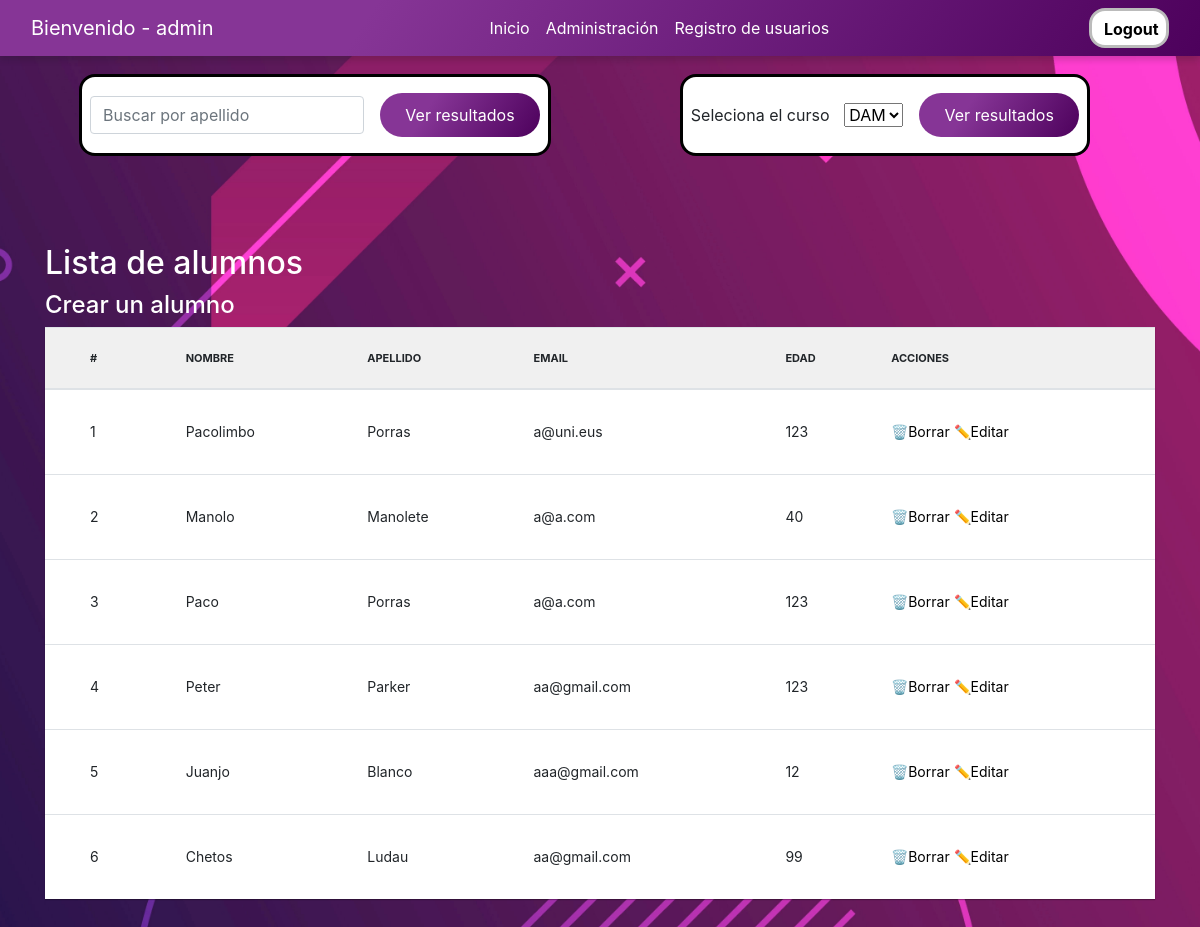
Screenshot of /Templates/administrazioa.php (signed in) with the database file from the repository.
### tables this page shows
CREATE TABLE `alumnos` (
  `id` int(11) UNSIGNED NOT NULL,
  `nombre` varchar(30) NOT NULL,
  `apellido` varchar(30) NOT NULL,
  `email` varchar(50) NOT NULL,
  `edad` int(3) DEFAULT NULL,
  `created_at` timestamp NOT NULL DEFAULT current_timestamp(),
  `updated_at` timestamp NOT NULL DEFAULT current_timestamp(),
  `id_curso` int(11) DEFAULT NULL
);

### Model/funciones.php (called while the page is built)
<?php
function escapar($html) {
  return htmlspecialchars($html, ENT_QUOTES | ENT_SUBSTITUTE, "UTF-8");
}
?>

### Templates/administrazioa.php (the view, shortened to what this page needs)
<?php
include '../Model/funciones.php';
$error = false;
$config = include '../Model/config.php';
try {
  $dsn = 'mysql:host=' . $config['db']['host'] . ';dbname=' . $config['db']['name'];
  $conexion = new PDO($dsn, $config['db']['user'], $config['db']['pass'], $config['db']['options']);
  if (isset($_POST['apellido']) && $_POST['apellido'] != "") {
    $consultaSQL = "SELECT * FROM alumnos WHERE apellido LIKE '%" . $_POST['apellido'] . "%'";
  } else if (isset($_POST['Group'])) {
    $consultaSQL = "SELECT * FROM alumnos WHERE id_curso LIKE '%" . $_POST['Group'] . "%'";
  } else {
    $consultaSQL = "SELECT * FROM alumnos";
  }
  $sentencia = $conexion->prepare($consultaSQL);
  $sentencia->execute();
  $alumnos = $sentencia->fetchAll();
  $consultaSQL1 = "SELECT * FROM cursos";
   $sentencia1 = $conexion->prepare($consultaSQL1);
   $sentencia1->execute();
   $cursos = $sentencia1->fetchAll();
} catch(PDOException $error) {
  $error= $error->getMessage();
}
$titulo = isset($_POST['apellido']) && $_POST['apellido'] != "" ? 'Lista de alumnos (' . $_POST['apellido'] . ')' : 'Lista de alumnos';
?>
<?php include "../templates/header.php";
?>
<div class="container">
  <div class="row">
    <div class="col-md-6">
      <form method="post" class="form-inline buscador">
        <div class="form-group mr-3">
          <input type="text" id="apellido" name="apellido" placeholder="Buscar por apellido" class="form-control">
        </div>
        <input name="submit" type="submit" class="btnB" value="Ver resultados">
      </form>
          </div>
      <div class="col-md-6">
      <form method="post" class="form-inline buscador">
        <div class="form-group mr-3">
        <label for="animalGroup">Seleciona el cursoㅤ</label>
                                      <select name="Group" id="Group">
            <?php
            foreach($cursos as $m)
            {
            ?>
                <option value="<?php echo $m['Id'];?>"><?php echo $m['Abreviatura'];?></option>
            <?php
            }
        ?>
        </select>
        </div>
        <input name="submit" type="submit" class="btnB" value="Ver resultados">
      </form>
          </div>
    </div>
  </div>
<div class="container">
  <h2 class="mt-3 tit"><?= $titulo ?></h2>
  <h4><a class="mt-3 tit"href="crear.php">Crear un alumno</a></h4>
  <table class="table">
    <thead>
      <tr>
        <th>#</th>
        <th>Nombre</th>
        <th>Apellido</th>
        <th>Email</th>
        <th>Edad</th>
        <th>Acciones</th>
      </tr>
    </thead>
    <tbody>
    <?php
            if ($alumnos && $sentencia->rowCount() > 0) {
              foreach ($alumnos as $fila) {
                ?>
                <tr>
                  <td data-label="#"><?php echo escapar($fila["id"]); ?></td>
                  <td data-label="Nombre"><?php echo escapar($fila["nombre"]); ?></td>
                  <td data-label="Apellido"><?php echo escapar($fila["apellido"]); ?></td>
                  <td data-label="Email"><?php echo escapar($fila["email"]); ?></td>
                  <td data-label="Edad"><?php echo escapar($fila["edad"]); ?></td>
                  <td data-label="Acciones">
                    <a href="<?= 'borrar.php?id=' . escapar($fila["id"]) ?>">🗑️Borrar</a>
                    <a href="<?= 'editar.php?id=' . escapar($fila["id"]) ?>" . >✏️Editar</a>
                  </td>
                </tr>
                <?php
              }
            }
            ?>
    </tbody>
  </table>
</div>
<?php include "../templates/footer.php"; ?>

### Templates/header.php (shortened to what this page needs)
<html lang="es">
  <head>
    <link rel="stylesheet" href="../styles/styles.css"/>
    <link rel="stylesheet" href="https://stackpath.bootstrapcdn.com/bootstrap/4.5.2/css/bootstrap.min.css" />
    <link rel="stylesheet" href="../styles/navbar.css"/>
  </head>
  <body>
  <nav class="navbar navbar-expand-lg navbar-light">
  <div class="container-fluid">
    <?php
      if($_SESSION["user_id"]) {
    ?>
      <a class="navbar-brand fw-bold" href="#">Bienvenido - <?php echo $_SESSION["username"]; ?></a>
    <?php
      }else {
    ?>
    <a class="navbar-brand fw-bold" href="#">Pagina de UNI-EIBAR</a>
    <?php
      }
    ?>
    <div class="collapse navbar-collapse" id="navbarSupportedContent">
      <ul class="navbar-nav mx-auto mb-2 mb-lg-0">
        <li class="nav-item">
          <a class="nav-link" aria-current="page" href="index.php">Inicio</a>
        </li>
        <?php
          if($_SESSION["admin"] == 1) {
          ?>
            <li class="nav-item">
              <a class="nav-link" href="administrazioa.php">Administración</a>
            </li>
          <?php
          }
          ?>
        <li class="nav-item">
          <a class="nav-link" href="registro.php">Registro de usuarios</a>
        </li>
      </ul>
      <?php
      if($_SESSION["user_id"]) {
      ?>
        <button class="btn btn-outline-dark fw-bold"><a href="../Model/logout.php">Logout</a></button>
      <?php
      }else {
      ?>
        <button class="btn btn-outline-dark fw-bold"><a href="login.php">Login</a></button>      <?php
      }
      ?>
    </div>
  </div>
</nav>

### Templates/footer.php (shortened to what this page needs)
</body>
</html>

### Styles/styles.css (style rules this page uses)
html , body { min-height: 100% !important; height: 100%; }
body { background-image: url("../Images/bg.jpg"); background-repeat: no-repeat; background-position: center; background-attachment: fixed; background-size: cover; }
.buscador { background-color: white; padding: 1.5%; width: fit-content; border-radius: 1rem; margin: auto; margin-top: 10%; border: 0.2rem solid black; }
.btnB { color: #ffffff; border-radius: 2rem; padding: 10px 15px; background: linear-gradient(122.33deg, #863596 30.62%, #4d015c 100%); margin: auto; margin-top: 0.5rem; margin-bottom: 0.5rem; justify-content: center; font-size: 16px; transition: all 0.3s linear; width: 10rem; }
table { border: 0; width: 100%; margin: 0; padding: 0; border-collapse: collapse; border-spacing: 0; box-shadow: 0 1px 1px rgba(0, 0, 0, .3); }
table thead { background: #f0f0f0; height: 60px !important; }
table thead tr th:first-child { padding-left: 45px; }
table thead tr th { text-transform: uppercase; line-height: 60px !important; text-align: left; font-size: 11px; padding-top: 0px !important; padding-bottom: 0px !important; }
table tbody { background: #fff; }
table tbody tr { border-top: 1px solid #e5e5e5; height: 60px; }
table tbody tr td:first-child { padding-left: 45px; }
table tbody tr td { height: 60px; line-height: 60px !important; text-align: left; padding: 0 10px; font-size: 14px; }
.tit { color: white }
.container { width: 100%; margin-bottom: 2rem; padding: 20px 10px; }
input { border: none; outline: none; padding: 10px 5px; background-color: #f6f6f6; flex: 1; }
td a { color: black; }

### Styles/navbar.css (style rules this page uses)
.navbar { background: linear-gradient(122.33deg, #863596 30.62%, #4d015c 100%); box-shadow: 0 4px 6px rgba(22, 22, 26, 0.18); color: white; position: fixed; top: 0; width: 100%; overflow: hidden; z-index: 1100; }
.navbar .navbar-nav .nav-link { color: white; }
.navbar-light .navbar-brand { color: white; }
.btn { width: 5rem; min-width: 5rem; height: 2.5rem; min-height: 2.5rem; }
.btn-outline-dark { width: 5rem; min-width: 5rem; height: 2.5rem; min-height: 2.5rem; border-radius: 1rem; border: 0.2rem solid rgb(187, 187, 187); background-color: white; color: black; }
.btn-outline-dark a { color: black; font-weight: bold; }
a { color:white; text-decoration: none; }

### rows the page displays
alumnos: id "1", nombre "Pacolimbo", apellido "Porras", email "a@uni.eus", edad "123"
alumnos: id "2", nombre "Manolo", apellido "Manolete", email "a@a.com", edad "40"
alumnos: id "3", nombre "Paco", apellido "Porras", email "a@a.com", edad "123"
alumnos: id "4", nombre "Peter", apellido "Parker", email "aa@gmail.com", edad "123"
alumnos: id "5", nombre "Juanjo", apellido "Blanco", email "aaa@gmail.com", edad "12"
alumnos: id "6", nombre "Chetos", apellido "Ludau", email "aa@gmail.com", edad "99"

### other values shown
$_SESSION["username"] "admin"
$titulo "Lista de alumnos"
form field Group "DAM"
